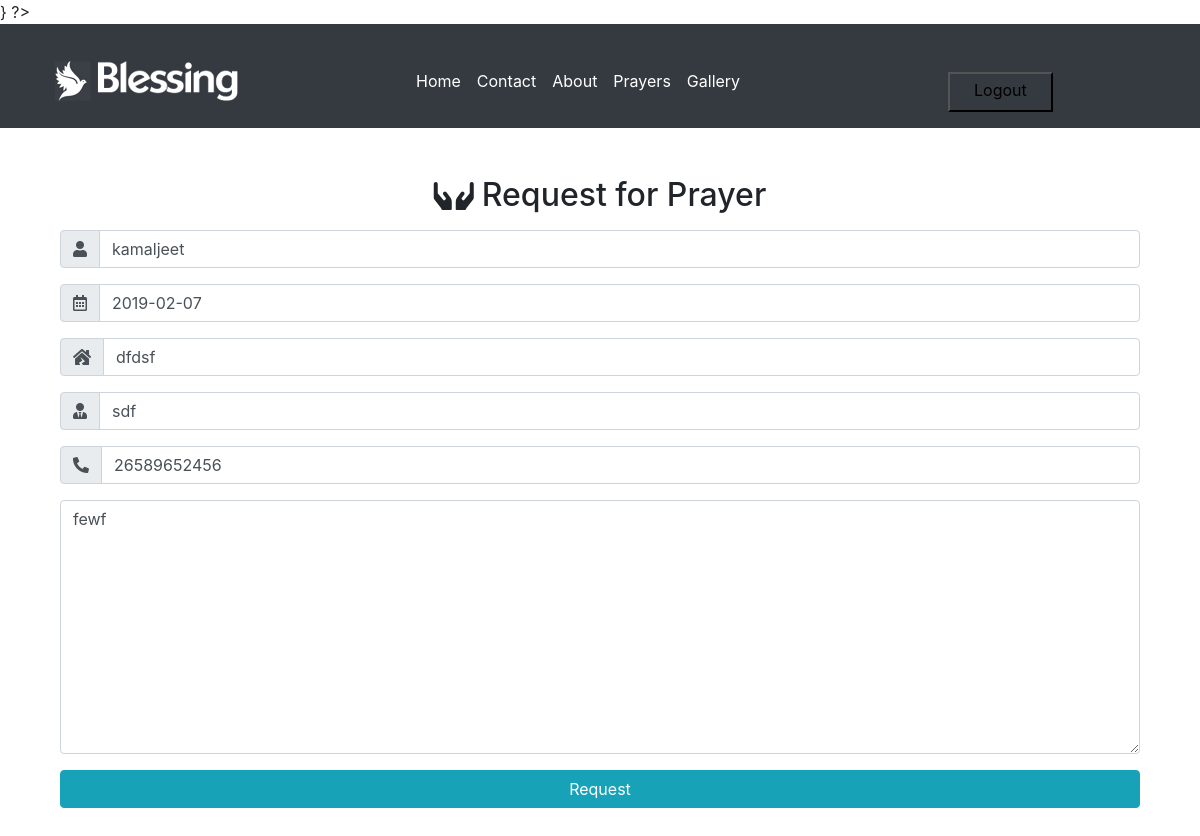
The page /admin/index.php?pg=updatePrayer&id=4 (signed in) on the database its author committed.
### tables this page shows
CREATE TABLE `prayer` (
  `id` int(11) NOT NULL,
  `name` varchar(20) NOT NULL,
  `dob` varchar(20) NOT NULL,
  `address` varchar(60) NOT NULL,
  `fname` varchar(20) NOT NULL,
  `contact` varchar(20) NOT NULL,
  `request` text NOT NULL,
  `status` varchar(15) NOT NULL DEFAULT 'Pending',
  `uid` varchar(9) NOT NULL
);

### admin/include/functions.php (called while the page is built, shortened)
<?php
	function selectdatacon($col,$tbname,$where)
	{
		$selectqry="select $col from $tbname where $where";
		$result=mysqli_query($GLOBALS['con'],$selectqry) or die(mysqli_error($GLOBALS['con']));
		return $result;
	}
?>

### admin/pages/updatePrayer.php (the view, shortened to what this page needs)
<div class="container">
<?php
$result=selectdatacon("*", "prayer","id=".$_GET['id']);
$row=mysqli_fetch_assoc($result);
?>
<div class="row mt-5 mb-5">
<div class="col-md-12">
<form method="post">
<h2 class="text-center mb-3"><i class="fas fa-hands mr-2"></i>Request for Prayer</h2>
<div class="form-group">
<div class="input-group ">
  <div class="input-group-prepend">
	<span class="input-group-text">
<i class="fas fa-user"></i></span>
</div>
<input type="text" name="name" placeholder="Name" required="required" class="form-control" value="<?php echo $row['name']; ?>">
</div>
</div>
<div class="form-group">
<div class="input-group ">
  <div class="input-group-prepend">
	<span class="input-group-text">
<i class="far fa-calendar-alt"></i></span>
</div>
<input placeholder="DOB" class="form-control" type="text" onfocus="(this.type='date')" onblur="(this.type='text')" id="date" name="dob" value="<?php echo $row['dob']; ?>">
</div>
</div>
<div class="form-group">
<div class="input-group ">
  <div class="input-group-prepend">
	<span class="input-group-text">
<i class="fas fa-house-damage"></i></span>
</div>
<input type="text" name="address" placeholder="Address" required="required" class="form-control" value="<?php echo $row['address']; ?>">
</div>
</div>
<div class="form-group">
<div class="input-group ">
  <div class="input-group-prepend">
	<span class="input-group-text">
<i class="fas fa-user-tie"></i>
</div>
<input type="text" name="fname" placeholder="Father's Name" required="required" class="form-control" value="<?php echo $row['fname']; ?>">
</div>
</div>
<div class="form-group">
<div class="input-group ">
  <div class="input-group-prepend">
	<span class="input-group-text">
<i class="fas fa-phone fa-flip-horizontal"></i></span>
</div>
<input type="number" name="contact" placeholder="Contact" required="required" class="form-control" value="<?php echo $row['contact']; ?>">
</div>
</div>
<div class="form-group">
<textarea class="form-control" name="request" rows="10" placeholder="Request"><?php echo $row['request']; ?></textarea>
</div>
<input type="submit" name="prayer" value="Request" class="btn btn-info btn-block">
</form>
</div>
</div>
</div>

### assets/css/custom/style.css (style rules this page uses)
.row { margin-left:0; margin-right:0; }
body { margin: 0; }
.btn { transition:0.5s ease; }

### rows shown on the page
prayer: name "kamaljeet", dob "2019-02-07", address "dfdsf", fname "sdf", contact "26589652456", request "fewf"
